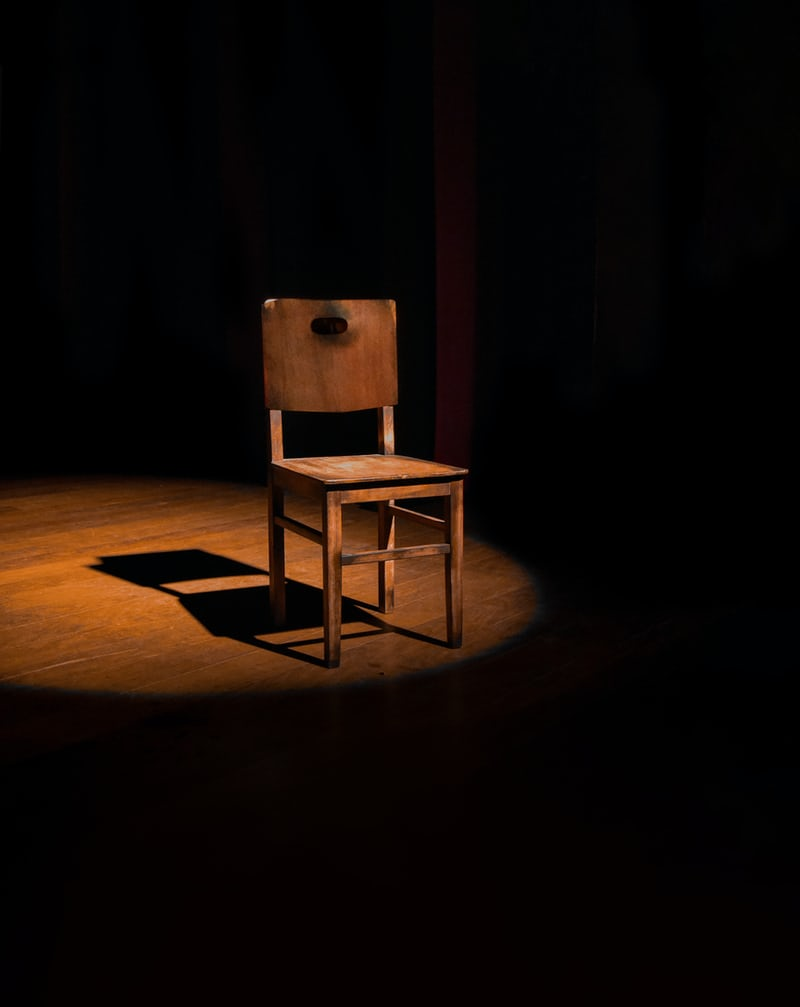
#> input picture ghost_generation/bg/chair.jpeg, 800 x 1007 px; its folder holds 4 pictures in this run
$ python generate_ghost.py
#> lines starting #> are read from the running program, lines starting #| are printed output that depends on the picture; pictures that were not available may be replaced by others from this repository, and a replacement may not be noted
import numpy as np
import cv2
from matplotlib import pyplot as plt
from os import listdir
from os.path import isfile, join
from PIL import Image

# For each image in the background folder, we will create a blank canvas and random ghost shape on it.
mypath = "ghost_generation/bg/"
onlyfiles = [f for f in listdir(mypath) if isfile(join(mypath, f))]
ghost_path = "ghost_generation/ghost_shape/"
ghost_shapes = [f for f in listdir(ghost_path) if isfile(join(ghost_path, f)) and f != ".DS_Store"]

for filename in onlyfiles:
    bg_img = Image.open(mypath + filename)
#> bg_img is the input picture: PIL image 800x1007 RGB; mean R, G, B 18.8, 9.7, 4.9
    new_name = "ghost_" + filename
    width, height = bg_img.size
#> width = 800; height = 1007
    # create white canvas
    whiteFrame = 255 * np.ones((height, width, 3), np.uint8)
    im = Image.fromarray(whiteFrame)
#> im: PIL image 800x1007 RGB; every value is 255
    ghost_num = np.random.randint(len(ghost_shapes))
    ghost_name = ghost_shapes[ghost_num]
    ghost_img = Image.open(ghost_path + ghost_name)
    new_width = np.random.randint(width / 4, high=width * 4 / 5)
#> new_width = 372
    new_height = np.random.randint(height / 4, high=height * 4 / 5)
#> new_height = 443
    newsize = (new_width, new_height)
#> newsize = (372, 443)
    resized_ghost = ghost_img.resize(newsize)
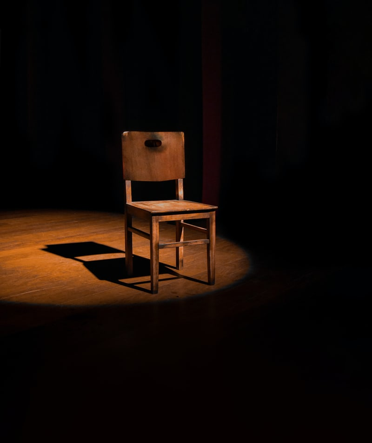
#> resized_ghost: PIL image 372x443 RGB; mean R, G, B 18.8, 9.7, 4.9
    random_width = np.random.randint(low=0,high=width - new_width)
#> random_width = 323
    random_height = np.random.randint(low=0, high=height - new_height)
#> random_height = 359
    im.paste(resized_ghost, (random_width, random_height))
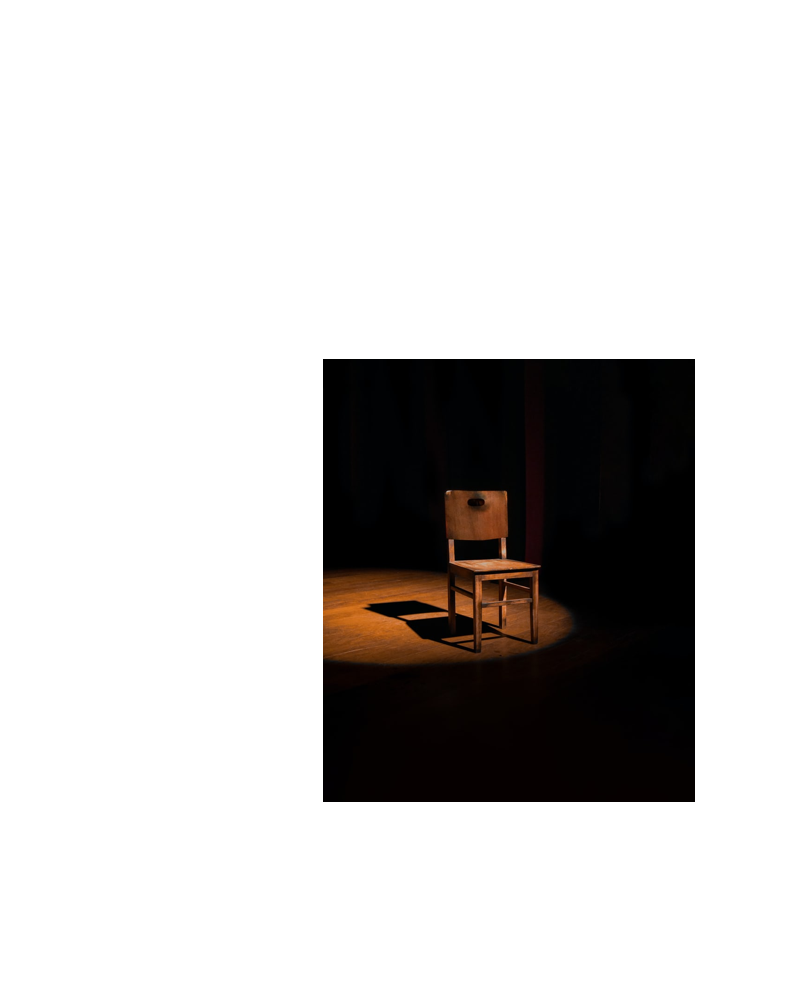
#> im: PIL image 800x1007 RGB; mean R, G, B 206.7, 204.8, 203.8
    im.save('ghost_generation/ghost_background/' + new_name)
#> pass 2 of the loop `for filename in onlyfiles:`:
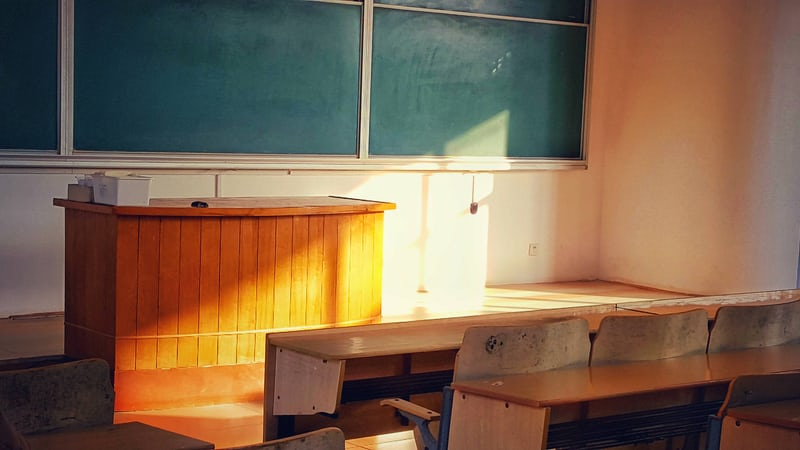
#> input picture ghost_generation/bg/classroom1.jpeg, 800 x 450 px
#> bg_img is the input picture: PIL image 800x450 RGB; mean R, G, B 126.4, 100.9, 78
#> `resized_ghost = ghost_img.resize(newsize)`:
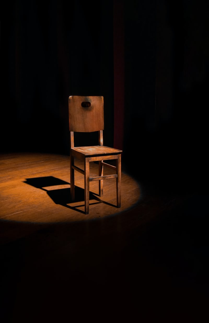
#> resized_ghost: PIL image 209x323 RGB; mean R, G, B 18.8, 9.7, 4.9
#> `im.paste(resized_ghost, (random_width, random_height))`:
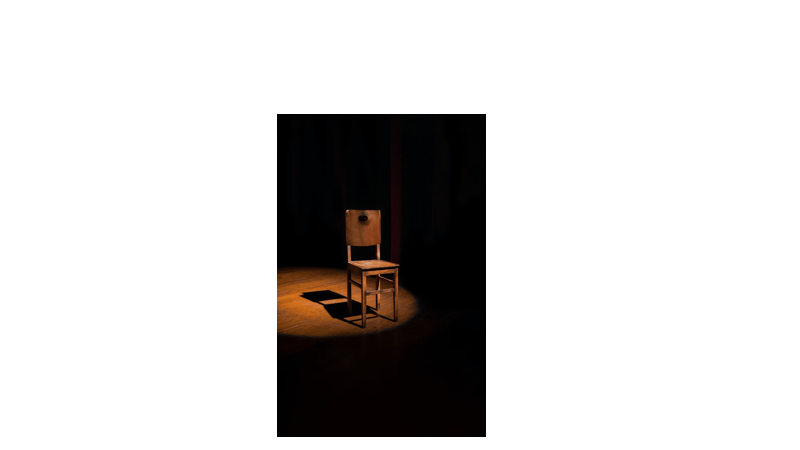
#> im: PIL image 800x450 RGB; mean R, G, B 210.7, 209, 208.1
#> pass 3 of the loop `for filename in onlyfiles:`:
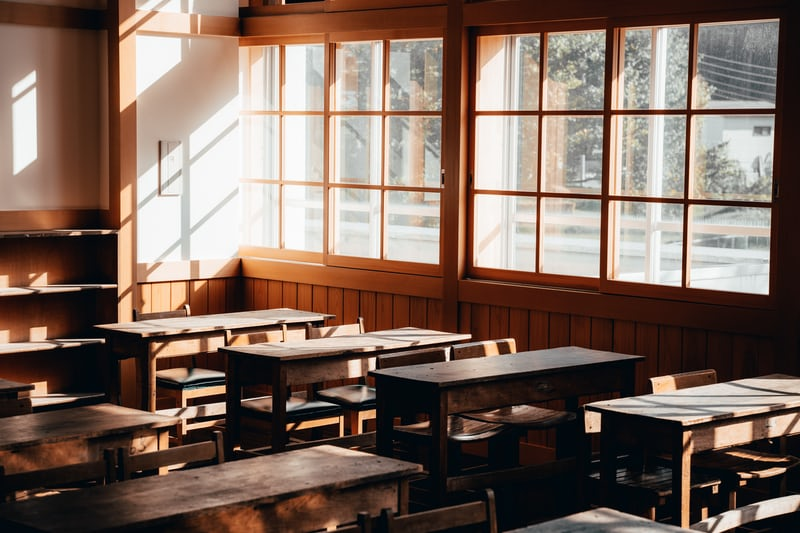
#> input picture ghost_generation/bg/classroom2.jpeg, 800 x 533 px
#> bg_img is the input picture: PIL image 800x533 RGB; mean R, G, B 124.9, 104.2, 93.1
#> `resized_ghost = ghost_img.resize(newsize)`:
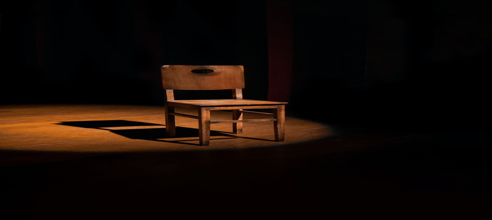
#> resized_ghost: PIL image 492x220 RGB; mean R, G, B 18.8, 9.7, 4.9
#> `im.paste(resized_ghost, (random_width, random_height))`:
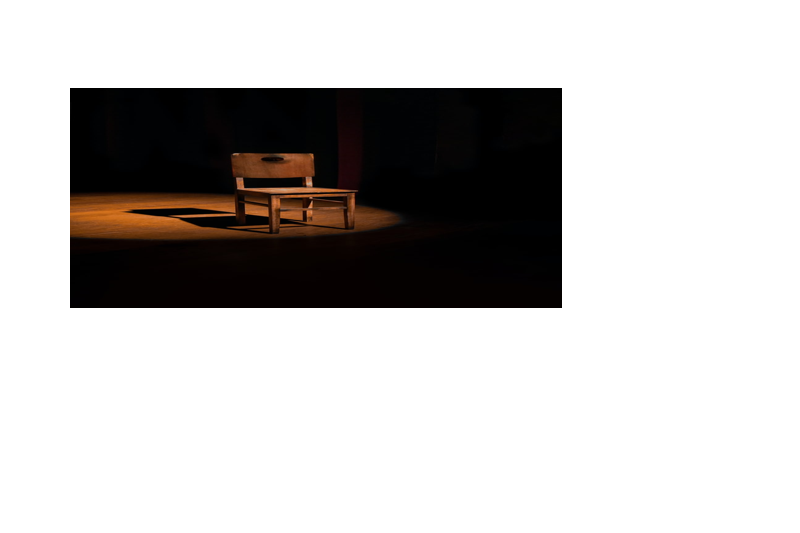
#> im: PIL image 800x533 RGB; mean R, G, B 195, 192.7, 191.5
#> the loop made 4 passes; the first 3 are shown
